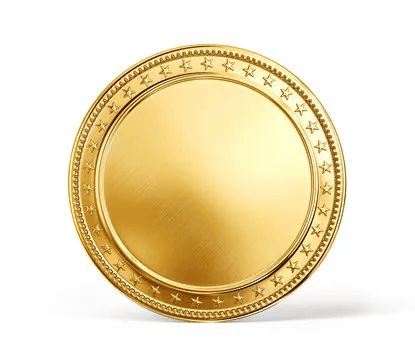
#> input picture images/coin.png, 415 x 360 px
$ python boundary_detection.py
#> lines starting #> are read from the running program, lines starting #| are printed output that depends on the picture; after the words box and inside, x2 and y2 are one past the last pixel; in counts of white or black regions, pixels touching at a corner belong together
import cv2
import numpy as np
import os
import sys
from skimage.filters import gaussian
from skimage.segmentation import active_contour
from skimage.util import img_as_float

def load_and_preprocess_image(path: str, size: tuple) -> tuple:
    # Loads, resizes, and converts an image to grayscale.
#> called with path = 'images/coin.png', size = (400, 400)
    image_bgr = cv2.imread(path)
#> image_bgr is the input picture: shape (360, 415, 3); mean B, G, R 196, 227.3, 240.7
    if image_bgr is None:
        sys.exit(f"Error: Could not read image from '{path}'")

    image_bgr = cv2.resize(image_bgr, size)
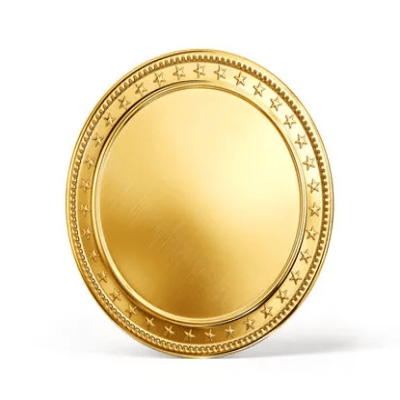
#> image_bgr: shape (400, 400, 3); mean B, G, R 195.9, 227.3, 240.6
    image_gray = cv2.cvtColor(image_bgr, cv2.COLOR_BGR2GRAY)
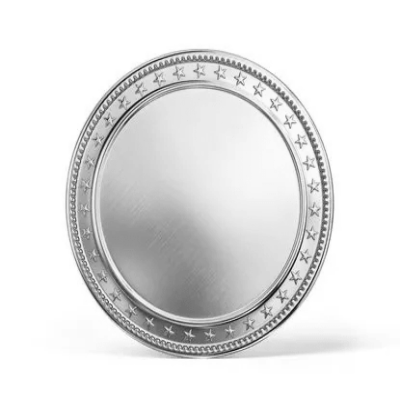
#> image_gray: shape (400, 400); min 16, max 255, mean 227.7

    return image_bgr, image_gray

def create_rectangular_contour(center: tuple, width: int, height: int, num_points: int) -> np.ndarray:
    # Creates an initial rectangular contour for the snake algorithm.
    x, y = center
    half_w, half_h = width // 2, height // 2

    top = np.array([np.linspace(x - half_w, x + half_w, num_points), np.full(num_points, y - half_h)]).T
    right = np.array([np.full(num_points, x + half_w), np.linspace(y - half_h, y + half_h, num_points)]).T
    bottom = np.array([np.linspace(x + half_w, x - half_w, num_points), np.full(num_points, y + half_h)]).T
    left = np.array([np.full(num_points, x - half_w), np.linspace(y + half_h, y - half_h, num_points)]).T

    contour = np.concatenate([top, right, bottom, left])
    # Convert (x, y) to scikit-image's expected (row, col) format
    return np.flip(contour, axis=1)

def find_snake_contour(image_gray: np.ndarray, initial_contour: np.ndarray, alpha: float, beta: float, gamma: float) -> np.ndarray:
    # Finds the optimal contour using the active contour model.
#> called with initial_contour = array of shape (400, 2), alpha = 0.015, beta = 10, gamma = 0.001
    image_float = img_as_float(image_gray)

    snake = active_contour(
        gaussian(image_float, sigma=3, preserve_range=False),
        initial_contour,
        alpha=alpha,
        beta=beta,
        gamma=gamma
    )
#> snake = 400 pairs, first value 47.65 to 357.3, second value 66.8 to 333.7
    return snake

def visualize_and_save_contour(
    image_bgr: np.ndarray,
    snake_contour: np.ndarray,
    output_path: str,
    show_window: bool
):
    # Draws the final contour, saves the image, and optionally displays it.
    output_image = image_bgr.copy()

    # Convert contour points for OpenCV drawing
    points = snake_contour[:, [1, 0]].astype(np.int32)

    cv2.polylines(output_image, [points], isClosed=True, color=(0, 0, 255), thickness=2)
    cv2.imwrite(output_path, output_image)
    print(f"Result saved to: {output_path}")

    if show_window:
        cv2.imshow("Active Contour Result", output_image)
        cv2.waitKey(0)
        cv2.destroyAllWindows()

# --- Main Execution ---
if __name__ == "__main__":

    # --- Configuration ---
    IMAGE_PATH = "images/coin.png"
    OUTPUT_DIR = "output"
    VISUALIZE = True  # Set to False to disable display window

    TARGET_SIZE = (400, 400)

    # Initial contour parameters
    CONTOUR_CENTER = (200, 200)
    CONTOUR_SIZE = (300, 300)
    POINTS_PER_SIDE = 100

    # Active contour algorithm parameters
    ALPHA = 0.015  # Elasticity
    BETA = 10.0    # Smoothness
    GAMMA = 0.001  # Step size

    # --- Script ---
    os.makedirs(OUTPUT_DIR, exist_ok=True)

    print(f"Processing image: {IMAGE_PATH}")
    color_img, gray_img = load_and_preprocess_image(IMAGE_PATH, TARGET_SIZE)

    init_contour = create_rectangular_contour(CONTOUR_CENTER, *CONTOUR_SIZE, POINTS_PER_SIDE)

    final_contour = find_snake_contour(gray_img, init_contour, ALPHA, BETA, GAMMA)
#> final_contour has the same summary as snake in find_snake_contour
    print("Contour optimization complete.")

    base_name = os.path.splitext(os.path.basename(IMAGE_PATH))[0]
    output_filename = os.path.join(OUTPUT_DIR, f"{base_name}_snake_contour.png")

    visualize_and_save_contour(color_img, final_contour, output_filename, show_window=VISUALIZE)
#> in visualize_and_save_contour, `points = snake_contour[:, [1, 0]].astype(np.int32)`: points = 400 pairs, first value 66 to 333, second value 47 to 357
#> in visualize_and_save_contour, `cv2.polylines(output_image, [points], isClosed=True, color=(0, 0, 255)..`:
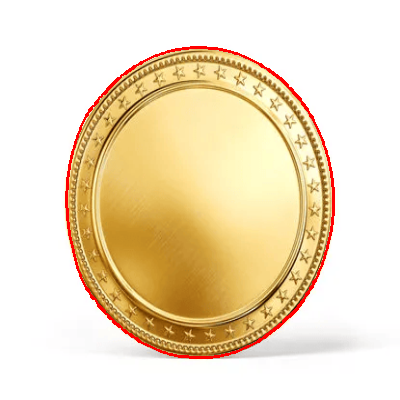
#> output_image: shape (400, 400, 3); 1.62% of pixels changed, all inside (x1, y1, x2, y2) = (65, 46, 335, 359)
